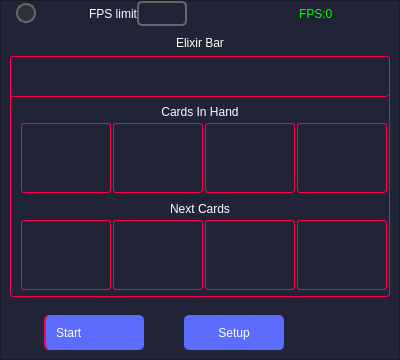
<?xml version="1.0" encoding="UTF-8"?>
<ui version="4.0">
 <class>MainWindow</class>
 <widget class="QMainWindow" name="MainWindow">
  <property name="geometry">
   <rect>
    <x>0</x>
    <y>0</y>
    <width>400</width>
    <height>360</height>
   </rect>
  </property>
  <property name="minimumSize">
   <size>
    <width>400</width>
    <height>360</height>
   </size>
  </property>
  <property name="maximumSize">
   <size>
    <width>16777215</width>
    <height>16777215</height>
   </size>
  </property>
  <property name="windowTitle">
   <string>MainWindow</string>
  </property>
  <widget class="QWidget" name="centralwidget">
   <layout class="QVBoxLayout" name="verticalLayout">
    <property name="spacing">
     <number>0</number>
    </property>
    <property name="leftMargin">
     <number>0</number>
    </property>
    <property name="topMargin">
     <number>0</number>
    </property>
    <property name="rightMargin">
     <number>0</number>
    </property>
    <property name="bottomMargin">
     <number>0</number>
    </property>
    <item>
     <widget class="QFrame" name="styles">
      <property name="styleSheet">
       <string notr="true">#styles.QFrame {
background-color: rgb(33, 35, 55);
}
/*QLineEdit*/
QLineEdit {
	border: 2px solid rgb(103, 103, 103);
	border-radius: 5px;
	background-color: Transparent;
	color: rgb(121, 121, 121);
	padding-left: 10px;
	padding-right: 10px;
	background-repeat: none;
	background-position: left center;
}
QLineEdit:focus {
	color: rgb(230, 230, 230);
	border: 2px solid rgb(189, 255, 0);
}
/*QRadioButton*/
QRadioButton::indicator {
    border: 2px solid rgb(103, 103, 103);
	width: 16px;
	height: 16px;
	border-radius: 10px;
    background: rgb(44, 49, 60);
}
QRadioButton::indicator:hover {
    border: 2px solid rgb(141, 141, 141);
}
QRadioButton::indicator:checked {
    background: 3px solid rgb(186, 251, 0);
}</string>
      </property>
      <property name="frameShape">
       <enum>QFrame::StyledPanel</enum>
      </property>
      <property name="frameShadow">
       <enum>QFrame::Raised</enum>
      </property>
      <layout class="QVBoxLayout" name="verticalLayout_3">
       <property name="spacing">
        <number>0</number>
       </property>
       <property name="leftMargin">
        <number>0</number>
       </property>
       <property name="topMargin">
        <number>0</number>
       </property>
       <property name="rightMargin">
        <number>0</number>
       </property>
       <property name="bottomMargin">
        <number>0</number>
       </property>
       <item>
        <layout class="QHBoxLayout" name="horizontalLayout_2">
         <property name="spacing">
          <number>0</number>
         </property>
         <property name="leftMargin">
          <number>15</number>
         </property>
         <item alignment="Qt::AlignLeft">
          <widget class="QFrame" name="frame">
           <property name="frameShape">
            <enum>QFrame::NoFrame</enum>
           </property>
           <property name="frameShadow">
            <enum>QFrame::Plain</enum>
           </property>
           <layout class="QHBoxLayout" name="horizontalLayout_3">
            <property name="spacing">
             <number>0</number>
            </property>
            <property name="leftMargin">
             <number>0</number>
            </property>
            <property name="topMargin">
             <number>0</number>
            </property>
            <property name="rightMargin">
             <number>0</number>
            </property>
            <property name="bottomMargin">
             <number>0</number>
            </property>
            <item>
             <widget class="QRadioButton" name="toggleFps">
              <property name="maximumSize">
               <size>
                <width>21</width>
                <height>21</height>
               </size>
              </property>
              <property name="cursor">
               <cursorShape>PointingHandCursor</cursorShape>
              </property>
              <property name="toolTip">
               <string>Toggle FPS limiter</string>
              </property>
              <property name="styleSheet">
               <string notr="true"/>
              </property>
              <property name="text">
               <string/>
              </property>
             </widget>
            </item>
            <item>
             <widget class="QLabel" name="label_4">
              <property name="minimumSize">
               <size>
                <width>100</width>
                <height>25</height>
               </size>
              </property>
              <property name="maximumSize">
               <size>
                <width>100</width>
                <height>25</height>
               </size>
              </property>
              <property name="styleSheet">
               <string notr="true">QLabel {
	font: 700 11pt &quot;Roboto&quot;;
	color: rgb(255, 255, 255)	;
	border: None;
}</string>
              </property>
              <property name="text">
               <string>FPS limit</string>
              </property>
              <property name="alignment">
               <set>Qt::AlignRight|Qt::AlignTrailing|Qt::AlignVCenter</set>
              </property>
              <property name="margin">
               <number>20</number>
              </property>
             </widget>
            </item>
            <item>
             <widget class="QLineEdit" name="editFps">
              <property name="maximumSize">
               <size>
                <width>50</width>
                <height>25</height>
               </size>
              </property>
              <property name="maxLength">
               <number>3</number>
              </property>
              <property name="clearButtonEnabled">
               <bool>false</bool>
              </property>
             </widget>
            </item>
           </layout>
          </widget>
         </item>
         <item>
          <widget class="QLabel" name="fps">
           <property name="maximumSize">
            <size>
             <width>100</width>
             <height>100</height>
            </size>
           </property>
           <property name="styleSheet">
            <string notr="true">QLabel {
	
	font: 12pt &quot;Terminal&quot;;
	color: rgb(0, 255, 0);	
	border: None;
}</string>
           </property>
           <property name="text">
            <string>FPS:0</string>
           </property>
          </widget>
         </item>
        </layout>
       </item>
       <item>
        <widget class="QFrame" name="midFrame">
         <property name="styleSheet">
          <string notr="true"/>
         </property>
         <property name="frameShape">
          <enum>QFrame::NoFrame</enum>
         </property>
         <property name="frameShadow">
          <enum>QFrame::Plain</enum>
         </property>
         <layout class="QVBoxLayout" name="verticalLayout_2">
          <item>
           <widget class="QLabel" name="label_3">
            <property name="minimumSize">
             <size>
              <width>0</width>
              <height>15</height>
             </size>
            </property>
            <property name="maximumSize">
             <size>
              <width>16777215</width>
              <height>20</height>
             </size>
            </property>
            <property name="styleSheet">
             <string notr="true">QLabel {
	font: 700 11pt &quot;Roboto&quot;;
	color: rgb(255, 255, 255)	;
	border: None;
}</string>
            </property>
            <property name="text">
             <string>Elixir Bar</string>
            </property>
            <property name="alignment">
             <set>Qt::AlignCenter</set>
            </property>
            <property name="margin">
             <number>20</number>
            </property>
           </widget>
          </item>
          <item>
           <widget class="QFrame" name="screen">
            <property name="styleSheet">
             <string notr="true">QFrame {
	border: 1px solid rgb(255, 0, 81);
	border-radius: 3px
}
</string>
            </property>
            <property name="frameShape">
             <enum>QFrame::NoFrame</enum>
            </property>
            <layout class="QVBoxLayout" name="verticalLayout_9" stretch="0,0">
             <property name="spacing">
              <number>0</number>
             </property>
             <property name="leftMargin">
              <number>0</number>
             </property>
             <property name="topMargin">
              <number>0</number>
             </property>
             <property name="rightMargin">
              <number>0</number>
             </property>
             <property name="bottomMargin">
              <number>0</number>
             </property>
             <item>
              <widget class="QLabel" name="screenBar">
               <property name="minimumSize">
                <size>
                 <width>0</width>
                 <height>40</height>
                </size>
               </property>
               <property name="maximumSize">
                <size>
                 <width>16777215</width>
                 <height>50</height>
                </size>
               </property>
               <property name="styleSheet">
                <string notr="true">QFrame {
	border-top: None;
	border-right: None;
	border-left: None;
}</string>
               </property>
               <property name="text">
                <string/>
               </property>
               <property name="scaledContents">
                <bool>false</bool>
               </property>
               <property name="alignment">
                <set>Qt::AlignCenter</set>
               </property>
              </widget>
             </item>
             <item>
              <layout class="QGridLayout" name="hand" rowstretch="0,0,0,0" columnstretch="0,0,0,0">
               <property name="leftMargin">
                <number>10</number>
               </property>
               <property name="topMargin">
                <number>0</number>
               </property>
               <property name="rightMargin">
                <number>10</number>
               </property>
               <property name="bottomMargin">
                <number>10</number>
               </property>
               <property name="horizontalSpacing">
                <number>10</number>
               </property>
               <property name="verticalSpacing">
                <number>6</number>
               </property>
               <item row="3" column="3">
                <widget class="QLabel" name="c7">
                 <property name="minimumSize">
                  <size>
                   <width>90</width>
                   <height>70</height>
                  </size>
                 </property>
                 <property name="maximumSize">
                  <size>
                   <width>90</width>
                   <height>70</height>
                  </size>
                 </property>
                 <property name="styleSheet">
                  <string notr="true"/>
                 </property>
                 <property name="text">
                  <string/>
                 </property>
                 <property name="alignment">
                  <set>Qt::AlignCenter</set>
                 </property>
                </widget>
               </item>
               <item row="1" column="2">
                <widget class="QLabel" name="c2">
                 <property name="minimumSize">
                  <size>
                   <width>90</width>
                   <height>70</height>
                  </size>
                 </property>
                 <property name="maximumSize">
                  <size>
                   <width>90</width>
                   <height>70</height>
                  </size>
                 </property>
                 <property name="styleSheet">
                  <string notr="true"/>
                 </property>
                 <property name="text">
                  <string/>
                 </property>
                 <property name="alignment">
                  <set>Qt::AlignCenter</set>
                 </property>
                </widget>
               </item>
               <item row="3" column="0">
                <widget class="QLabel" name="c4">
                 <property name="minimumSize">
                  <size>
                   <width>90</width>
                   <height>70</height>
                  </size>
                 </property>
                 <property name="maximumSize">
                  <size>
                   <width>90</width>
                   <height>70</height>
                  </size>
                 </property>
                 <property name="styleSheet">
                  <string notr="true"/>
                 </property>
                 <property name="text">
                  <string/>
                 </property>
                 <property name="alignment">
                  <set>Qt::AlignCenter</set>
                 </property>
                </widget>
               </item>
               <item row="1" column="1">
                <widget class="QLabel" name="c1">
                 <property name="minimumSize">
                  <size>
                   <width>90</width>
                   <height>70</height>
                  </size>
                 </property>
                 <property name="maximumSize">
                  <size>
                   <width>90</width>
                   <height>70</height>
                  </size>
                 </property>
                 <property name="styleSheet">
                  <string notr="true"/>
                 </property>
                 <property name="text">
                  <string/>
                 </property>
                 <property name="alignment">
                  <set>Qt::AlignCenter</set>
                 </property>
                </widget>
               </item>
               <item row="1" column="3">
                <widget class="QLabel" name="c3">
                 <property name="minimumSize">
                  <size>
                   <width>90</width>
                   <height>70</height>
                  </size>
                 </property>
                 <property name="maximumSize">
                  <size>
                   <width>90</width>
                   <height>70</height>
                  </size>
                 </property>
                 <property name="styleSheet">
                  <string notr="true"/>
                 </property>
                 <property name="text">
                  <string/>
                 </property>
                 <property name="alignment">
                  <set>Qt::AlignCenter</set>
                 </property>
                </widget>
               </item>
               <item row="3" column="1">
                <widget class="QLabel" name="c5">
                 <property name="minimumSize">
                  <size>
                   <width>90</width>
                   <height>70</height>
                  </size>
                 </property>
                 <property name="maximumSize">
                  <size>
                   <width>90</width>
                   <height>70</height>
                  </size>
                 </property>
                 <property name="styleSheet">
                  <string notr="true"/>
                 </property>
                 <property name="text">
                  <string/>
                 </property>
                 <property name="alignment">
                  <set>Qt::AlignCenter</set>
                 </property>
                </widget>
               </item>
               <item row="1" column="0">
                <widget class="QLabel" name="c0">
                 <property name="minimumSize">
                  <size>
                   <width>90</width>
                   <height>70</height>
                  </size>
                 </property>
                 <property name="maximumSize">
                  <size>
                   <width>90</width>
                   <height>70</height>
                  </size>
                 </property>
                 <property name="styleSheet">
                  <string notr="true"/>
                 </property>
                 <property name="text">
                  <string/>
                 </property>
                 <property name="alignment">
                  <set>Qt::AlignCenter</set>
                 </property>
                </widget>
               </item>
               <item row="3" column="2">
                <widget class="QLabel" name="c6">
                 <property name="minimumSize">
                  <size>
                   <width>90</width>
                   <height>70</height>
                  </size>
                 </property>
                 <property name="maximumSize">
                  <size>
                   <width>90</width>
                   <height>70</height>
                  </size>
                 </property>
                 <property name="styleSheet">
                  <string notr="true"/>
                 </property>
                 <property name="text">
                  <string/>
                 </property>
                 <property name="alignment">
                  <set>Qt::AlignCenter</set>
                 </property>
                </widget>
               </item>
               <item row="0" column="0" colspan="4">
                <widget class="QLabel" name="label">
                 <property name="minimumSize">
                  <size>
                   <width>0</width>
                   <height>20</height>
                  </size>
                 </property>
                 <property name="maximumSize">
                  <size>
                   <width>16777215</width>
                   <height>10</height>
                  </size>
                 </property>
                 <property name="styleSheet">
                  <string notr="true">QLabel {
	font: 700 11pt &quot;Roboto&quot;;
	color: rgb(255, 255, 255);	
	border: None;
}</string>
                 </property>
                 <property name="text">
                  <string>Cards In Hand</string>
                 </property>
                 <property name="alignment">
                  <set>Qt::AlignCenter</set>
                 </property>
                </widget>
               </item>
               <item row="2" column="0" colspan="4">
                <widget class="QLabel" name="label_2">
                 <property name="minimumSize">
                  <size>
                   <width>0</width>
                   <height>20</height>
                  </size>
                 </property>
                 <property name="maximumSize">
                  <size>
                   <width>16777215</width>
                   <height>10</height>
                  </size>
                 </property>
                 <property name="styleSheet">
                  <string notr="true">QLabel {
	font: 700 11pt &quot;Roboto&quot;;
	color: rgb(255, 255, 255);	
	border: None;
}</string>
                 </property>
                 <property name="text">
                  <string>Next Cards</string>
                 </property>
                 <property name="alignment">
                  <set>Qt::AlignCenter</set>
                 </property>
                </widget>
               </item>
              </layout>
             </item>
            </layout>
           </widget>
          </item>
         </layout>
        </widget>
       </item>
       <item>
        <widget class="QFrame" name="bottomFrame">
         <property name="maximumSize">
          <size>
           <width>16777215</width>
           <height>60</height>
          </size>
         </property>
         <property name="frameShape">
          <enum>QFrame::NoFrame</enum>
         </property>
         <property name="frameShadow">
          <enum>QFrame::Plain</enum>
         </property>
         <layout class="QGridLayout" name="gridLayout">
          <item row="1" column="0">
           <widget class="QPushButton" name="btn_start">
            <property name="enabled">
             <bool>true</bool>
            </property>
            <property name="sizePolicy">
             <sizepolicy hsizetype="Expanding" vsizetype="Fixed">
              <horstretch>0</horstretch>
              <verstretch>0</verstretch>
             </sizepolicy>
            </property>
            <property name="minimumSize">
             <size>
              <width>0</width>
              <height>35</height>
             </size>
            </property>
            <property name="maximumSize">
             <size>
              <width>100</width>
              <height>35</height>
             </size>
            </property>
            <property name="toolTip">
             <string>Start screen process</string>
            </property>
            <property name="styleSheet">
             <string notr="true">QPushButton {
	background-color: rgb(92, 108, 255);
	border-radius: 5px;
	font: 700 11pt &quot;Roboto&quot;;
	color: rgb(255, 255, 255);

	border-left: 2px solid  rgb(233, 12, 89);

	text-align: left;
	padding-left: 10px;
}
QPushButton:hover {
	background-color: rgb(71, 82, 196);
}
QPushButton:pressed {
	background-color: rgb(60, 69, 165);
}</string>
            </property>
            <property name="text">
             <string>Start</string>
            </property>
            <property name="iconSize">
             <size>
              <width>24</width>
              <height>24</height>
             </size>
            </property>
            <property name="checkable">
             <bool>false</bool>
            </property>
            <property name="checked">
             <bool>false</bool>
            </property>
            <property name="autoRepeat">
             <bool>false</bool>
            </property>
            <property name="autoExclusive">
             <bool>false</bool>
            </property>
           </widget>
          </item>
          <item row="1" column="1">
           <widget class="QPushButton" name="btn_setup">
            <property name="sizePolicy">
             <sizepolicy hsizetype="Expanding" vsizetype="Fixed">
              <horstretch>0</horstretch>
              <verstretch>0</verstretch>
             </sizepolicy>
            </property>
            <property name="minimumSize">
             <size>
              <width>0</width>
              <height>35</height>
             </size>
            </property>
            <property name="maximumSize">
             <size>
              <width>100</width>
              <height>35</height>
             </size>
            </property>
            <property name="toolTip">
             <string>Select process region</string>
            </property>
            <property name="styleSheet">
             <string notr="true">QPushButton {
	background-color: rgb(92, 108, 255);
	border-radius: 5px;
	font: 700 11pt &quot;Roboto&quot;;
	color: rgb(255, 255, 255);
}
QPushButton:hover {
	background-color: rgb(71, 82, 196);
}
QPushButton:pressed {
	background-color: rgb(60, 69, 165);
}</string>
            </property>
            <property name="text">
             <string>Setup</string>
            </property>
            <property name="iconSize">
             <size>
              <width>24</width>
              <height>24</height>
             </size>
            </property>
            <property name="checkable">
             <bool>false</bool>
            </property>
            <property name="checked">
             <bool>false</bool>
            </property>
            <property name="autoRepeat">
             <bool>false</bool>
            </property>
            <property name="autoExclusive">
             <bool>false</bool>
            </property>
           </widget>
          </item>
          <item row="1" column="2">
           <widget class="QPushButton" name="btn_howToUse">
            <property name="sizePolicy">
             <sizepolicy hsizetype="Fixed" vsizetype="Fixed">
              <horstretch>0</horstretch>
              <verstretch>0</verstretch>
             </sizepolicy>
            </property>
            <property name="minimumSize">
             <size>
              <width>30</width>
              <height>30</height>
             </size>
            </property>
            <property name="maximumSize">
             <size>
              <width>30</width>
              <height>30</height>
             </size>
            </property>
            <property name="cursor">
             <cursorShape>PointingHandCursor</cursorShape>
            </property>
            <property name="toolTip">
             <string>How To Use</string>
            </property>
            <property name="styleSheet">
             <string notr="true">QPushButton {
	background-color:  transparent;
	background-repeat: no-reperat;
	border-radius: 3px;
	image: url(:/all/bin/images/gob.png);
}
QPushButton:hover {
	background-color:  rgb(103, 110, 121);
}
QPushButton:pressed {
	background-color:  rgb(85, 90, 99);
}</string>
            </property>
            <property name="text">
             <string/>
            </property>
           </widget>
          </item>
         </layout>
        </widget>
       </item>
      </layout>
     </widget>
    </item>
   </layout>
  </widget>
 </widget>
 <resources>
  <include location="../../resources.qrc"/>
 </resources>
 <connections/>
</ui>
